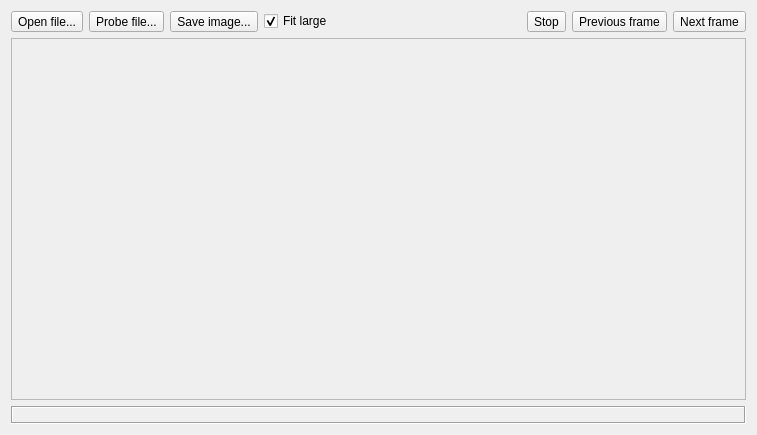
<?xml version="1.0" encoding="UTF-8"?>
<ui version="4.0">
 <class>QtSail</class>
 <widget class="QWidget" name="QtSail">
  <property name="geometry">
   <rect>
    <x>0</x>
    <y>0</y>
    <width>757</width>
    <height>435</height>
   </rect>
  </property>
  <property name="windowTitle">
   <string>Qt SAIL demo [advanced]</string>
  </property>
  <layout class="QGridLayout" name="gridLayout">
   <item row="0" column="0">
    <layout class="QHBoxLayout" name="horizontalLayout">
     <item>
      <widget class="QToolButton" name="pushOpen">
       <property name="text">
        <string>Open file...</string>
       </property>
      </widget>
     </item>
     <item>
      <widget class="QToolButton" name="pushProbe">
       <property name="text">
        <string>Probe file...</string>
       </property>
      </widget>
     </item>
     <item>
      <widget class="QToolButton" name="pushSave">
       <property name="text">
        <string>Save image...</string>
       </property>
      </widget>
     </item>
     <item>
      <widget class="QCheckBox" name="checkFit">
       <property name="text">
        <string>Fit large</string>
       </property>
       <property name="checked">
        <bool>true</bool>
       </property>
      </widget>
     </item>
     <item>
      <spacer name="horizontalSpacer">
       <property name="orientation">
        <enum>Qt::Horizontal</enum>
       </property>
       <property name="sizeHint" stdset="0">
        <size>
         <width>40</width>
         <height>20</height>
        </size>
       </property>
      </spacer>
     </item>
     <item>
      <widget class="QLabel" name="labelFrame">
       <property name="font">
        <font>
         <weight>75</weight>
         <bold>true</bold>
        </font>
       </property>
      </widget>
     </item>
     <item>
      <widget class="QToolButton" name="pushStop">
       <property name="text">
        <string>Stop</string>
       </property>
      </widget>
     </item>
     <item>
      <widget class="QToolButton" name="pushPrevious">
       <property name="text">
        <string>Previous frame</string>
       </property>
      </widget>
     </item>
     <item>
      <widget class="QToolButton" name="pushNext">
       <property name="text">
        <string>Next frame</string>
       </property>
      </widget>
     </item>
    </layout>
   </item>
   <item row="2" column="0">
    <widget class="QLabel" name="labelStatus">
     <property name="font">
      <font>
       <weight>75</weight>
       <bold>true</bold>
      </font>
     </property>
     <property name="frameShape">
      <enum>QFrame::Box</enum>
     </property>
     <property name="frameShadow">
      <enum>QFrame::Sunken</enum>
     </property>
     <property name="textInteractionFlags">
      <set>Qt::LinksAccessibleByMouse|Qt::TextSelectableByMouse</set>
     </property>
    </widget>
   </item>
   <item row="1" column="0">
    <widget class="QScrollArea" name="scrollArea">
     <property name="widgetResizable">
      <bool>true</bool>
     </property>
     <widget class="QWidget" name="scrollAreaWidgetContents">
      <property name="geometry">
       <rect>
        <x>0</x>
        <y>0</y>
        <width>733</width>
        <height>353</height>
       </rect>
      </property>
     </widget>
    </widget>
   </item>
  </layout>
 </widget>
 <tabstops>
  <tabstop>pushOpen</tabstop>
  <tabstop>pushProbe</tabstop>
  <tabstop>pushSave</tabstop>
  <tabstop>checkFit</tabstop>
  <tabstop>pushStop</tabstop>
  <tabstop>pushPrevious</tabstop>
  <tabstop>pushNext</tabstop>
  <tabstop>scrollArea</tabstop>
 </tabstops>
 <resources/>
 <connections/>
 <designerdata>
  <property name="gridDeltaX">
   <number>5</number>
  </property>
  <property name="gridDeltaY">
   <number>5</number>
  </property>
  <property name="gridSnapX">
   <bool>true</bool>
  </property>
  <property name="gridSnapY">
   <bool>true</bool>
  </property>
  <property name="gridVisible">
   <bool>true</bool>
  </property>
 </designerdata>
</ui>
